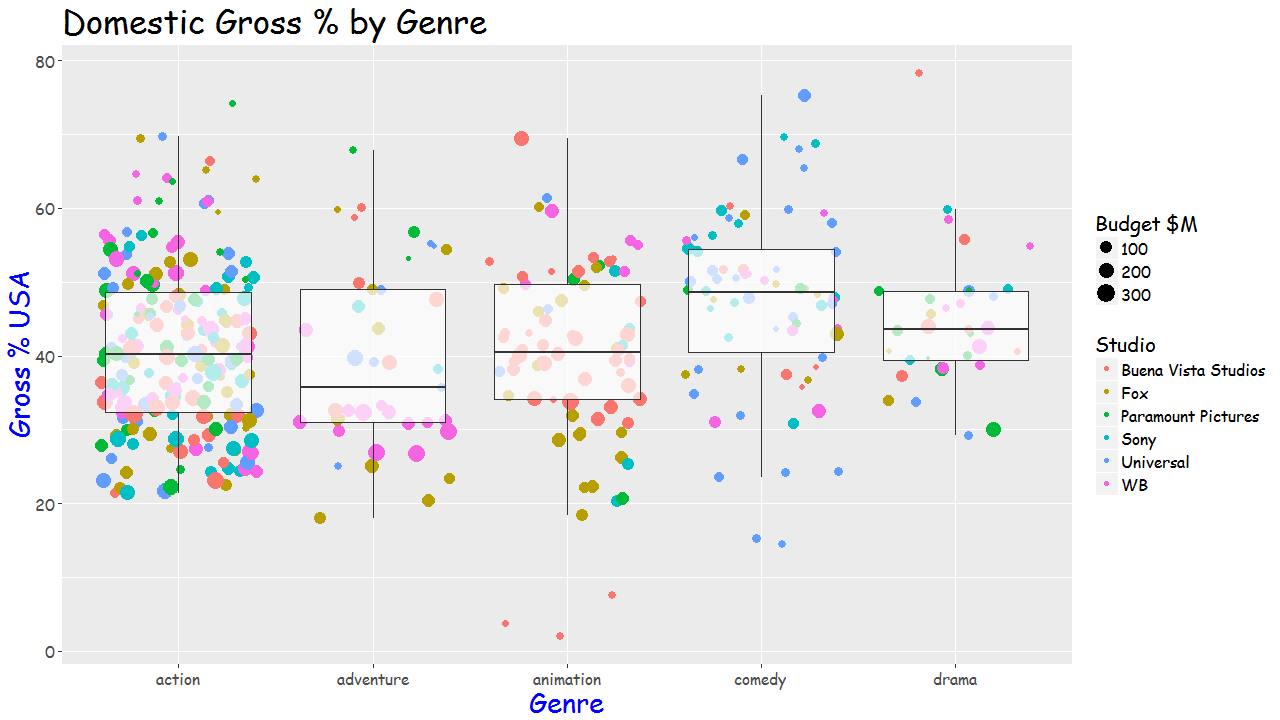

Write R code to recreate this figure.
# Import data
#setwd('/home/kunkler/git/R-Programming-A-Z/')
#movies <- read.csv("datasets/Section6-Homework-Data.csv")
movies <- read.csv(file.choose())
View(movies)

# Check data
head(movies)
summary(movies)
str(movies)

#---------------------------- Prepare Data

# Filter data only for top 6 studios and top 5 genres
movies.filtered <- movies[movies$Studio == "Buena Vista Studios" | movies$Studio == "Fox" | movies$Studio == "WB" | movies$Studio == "Sony" | movies$Studio == "Paramount Pictures" | movies$Studio == "Universal",]
movies.filtered <- movies.filtered[movies.filtered$Genre == "action" | movies.filtered$Genre == "adventure" | movies.filtered$Genre == "comedy" | movies.filtered$Genre == "drama" | movies.filtered$Genre == "animation",]

colnames(movies.filtered) <- c("Weekday", "Director", "Genre", "Title", "ReleaseDate", "Studio", "AdjustedGross", "Budget", "Gross", "IMDb",
                               "MovieLens", "Overseas", "OverseasPercent", "Profit", "ProfitPercent", "Runtime", "USA", "GrossUSA")
head(movies.filtered)
summary(movies.filtered)

movies.filtered[movies.filtered$Runtime < 60,]
#----------------------------- Explore Data
library(ggplot2)

#install.packages("extrafont") #needed for Comic Sans MS Font
library(extrafont)
font_import()
loadfonts(device = "win")

# Check on which days most movies are released
p <- ggplot(data=movies.filtered, aes(x=Weekday))
p + geom_bar()
#>>> No movies release on monday!

#---------------------------- Create wanted Plot

g <- ggplot(data=movies.filtered, aes(x=Genre, y=GrossUSA))

sc_plot <- g + geom_jitter(aes(color=Studio, size=Budget)) + geom_boxplot(alpha=0.7, outlier.colour = NA)

sc_plot$labels$size = "Budget $M" #Change legend label

sc_plot + 
  xlab("Genre") +
  ylab("Gross % USA") + 
  ggtitle("Domestic Gross % by Genre") + 
  theme(text = element_text(family="Comic Sans MS"),
        axis.title = element_text(size=20, color="Blue"),
        axis.text = element_text(size=12),
        plot.title = element_text(size=25, color="Black"),
        
        legend.title = element_text(size=15),
        legend.text = element_text(size=12))
